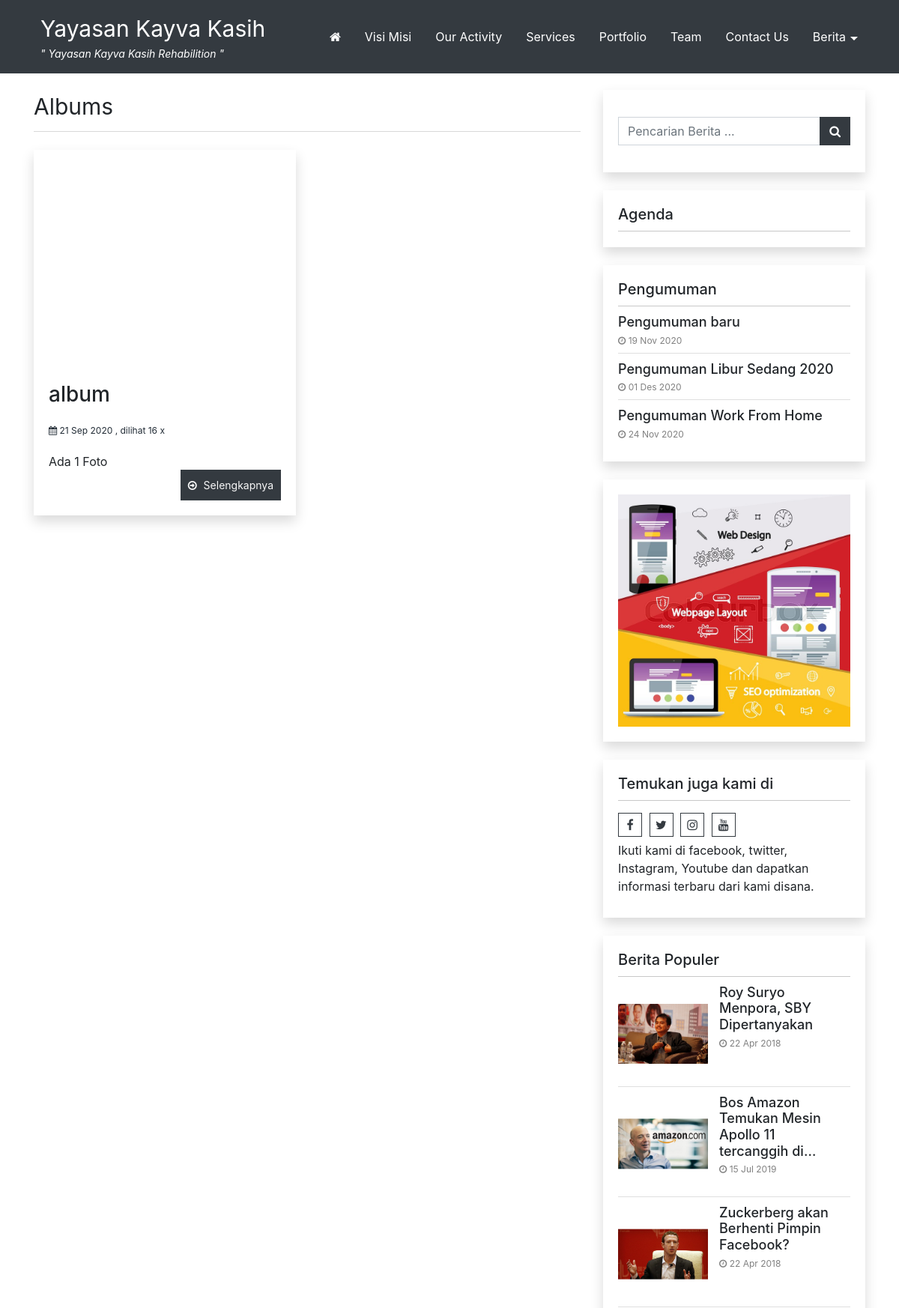
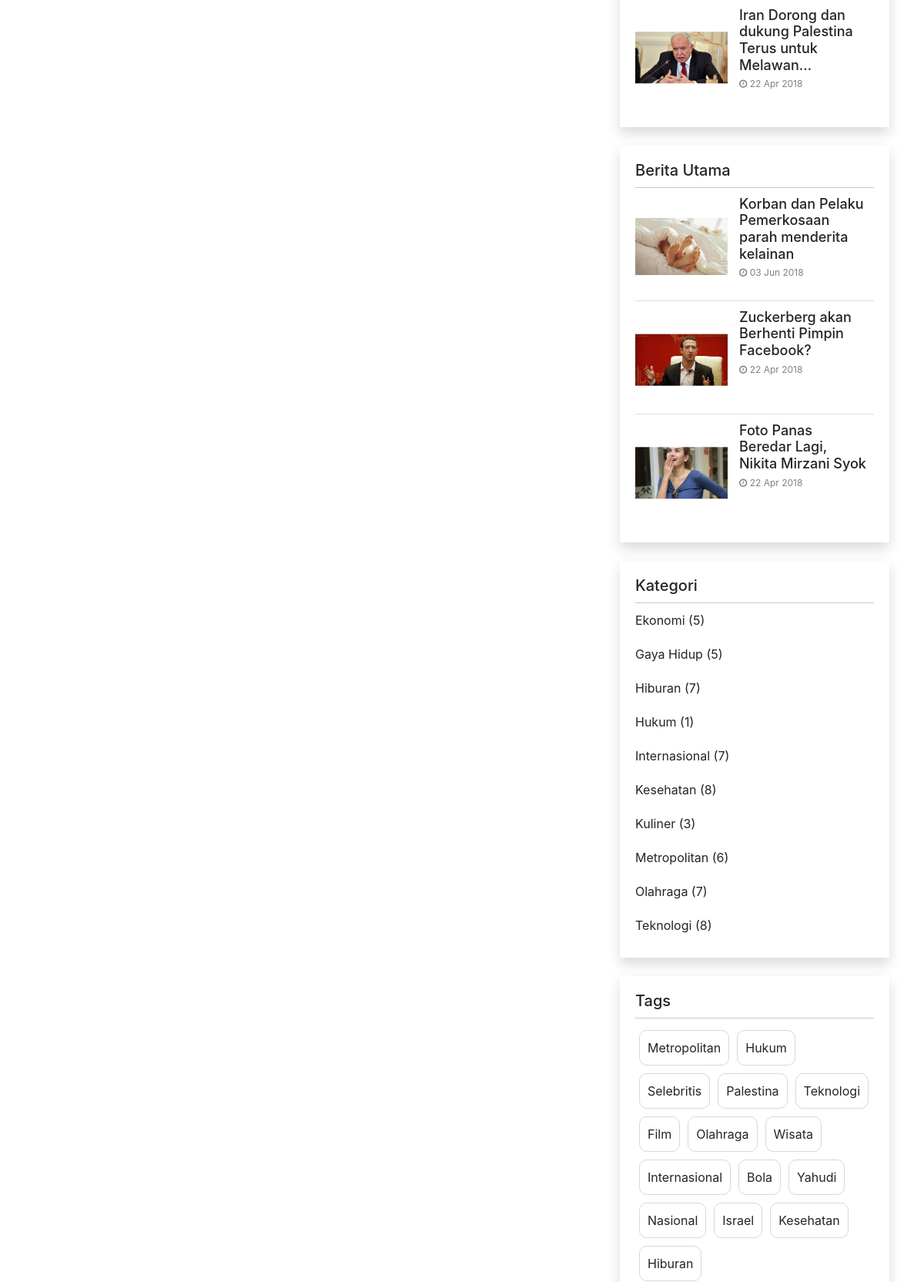
The page /index.php/albums (upper part) on the database its author committed (2 pictures, top to bottom).
### tables this page shows
CREATE TABLE `identitas` (
  `id_identitas` int(5) NOT NULL,
  `nama_website` varchar(100) NOT NULL,
  `email` varchar(100) NOT NULL,
  `url` varchar(100) NOT NULL,
  `facebook` text NOT NULL,
  `rekening` varchar(100) NOT NULL,
  `no_telp` varchar(20) NOT NULL,
  `meta_deskripsi` varchar(250) NOT NULL,
  `meta_keyword` varchar(250) NOT NULL,
  `favicon` varchar(50) NOT NULL,
  `maps` text NOT NULL
);

CREATE TABLE `tbl_nicepage` (
  `id` int(5) NOT NULL,
  `key` varchar(255) DEFAULT NULL,
  `value` text DEFAULT NULL
);

CREATE TABLE `album` (
  `id_album` int(5) NOT NULL,
  `jdl_album` varchar(100) NOT NULL,
  `album_seo` varchar(100) NOT NULL,
  `keterangan` text NOT NULL,
  `gbr_album` varchar(100) NOT NULL,
  `aktif` enum('Y','N') NOT NULL DEFAULT 'Y',
  `hits_album` int(5) NOT NULL DEFAULT 1,
  `tgl_posting` date NOT NULL,
  `jam` time NOT NULL,
  `hari` varchar(20) NOT NULL,
  `username` varchar(50) NOT NULL
);

CREATE TABLE `tbl_nicepage_pengumuman` (
  `username` varchar(50) DEFAULT NULL,
  `id_pengumuman` int(5) NOT NULL,
  `judul_seo` varchar(255) DEFAULT NULL,
  `judul` varchar(255) DEFAULT NULL,
  `gambar` varchar(255) DEFAULT NULL,
  `deskripsi` text DEFAULT NULL,
  `dibaca` int(10) DEFAULT NULL,
  `tanggal` date DEFAULT NULL
);

CREATE TABLE `pasangiklan` (
  `id_pasangiklan` int(5) NOT NULL,
  `judul` varchar(100) NOT NULL,
  `username` varchar(50) NOT NULL,
  `url` varchar(100) NOT NULL,
  `source` text NOT NULL,
  `gambar` varchar(100) NOT NULL,
  `tgl_posting` date NOT NULL
);

CREATE TABLE `berita` (
  `id_berita` int(5) NOT NULL,
  `id_kategori` int(5) NOT NULL,
  `username` varchar(30) NOT NULL,
  `judul` varchar(100) NOT NULL,
  `sub_judul` varchar(255) NOT NULL,
  `youtube` varchar(100) NOT NULL,
  `judul_seo` text NOT NULL,
  `headline` enum('Y','N') NOT NULL DEFAULT 'Y',
  `aktif` enum('Y','N') NOT NULL DEFAULT 'N',
  `utama` enum('Y','N') NOT NULL DEFAULT 'Y',
  `isi_berita` longtext NOT NULL,
  `keterangan_gambar` text NOT NULL,
  `hari` varchar(20) NOT NULL,
  `tanggal` date NOT NULL,
  `jam` time NOT NULL,
  `gambar` varchar(100) NOT NULL,
  `dibaca` int(5) NOT NULL DEFAULT 1,
  `tag` varchar(100) NOT NULL,
  `status` enum('Y','N') NOT NULL DEFAULT 'Y'
);

CREATE TABLE `tag` (
  `id_tag` int(5) NOT NULL,
  `nama_tag` varchar(100) NOT NULL,
  `username` varchar(50) NOT NULL,
  `tag_seo` varchar(100) NOT NULL,
  `count` int(5) NOT NULL
);

### application/views/nicepage/widgets/widget_berita_tag.php (the view)
<div class="widget widget-tagcloud card mb-4">
		<?php
			if( isset($widget_setting['judul']) ) {
				if( !empty(trim($widget_setting['judul']))) {
					?>
					<h5 class="card-header">
						<?php echo $widget_setting['judul'];?>
					</h5>
					<?php
				}
			}
		?>
  <div class="tagcloud">
  	<?php
		$tag = $this->model_utama->view_ordering_limit('tag','id_tag','RANDOM',0,50);
  		foreach ($tag->result_array() as $row) {
			?>
			<a href="<?php echo base_url()."tag/detail/".$row['tag_seo'];?>">
				<?php echo $row['nama_tag'];?>
			</a>
			<?php
		}
	?></div>
</div>

### application/views/nicepage/album.php (shortened to what the rows shown need)
<?php
$base_path = FCPATH;
?>
<div class="row">
	<?php
		foreach ($album->result_array() as $h) {
			$total_foto = $this->model_utama->view_where('gallery',array('id_album' => $h['id_album']))->num_rows();
			$img_src = base_url()."asset/img_album/no-image.jpg";
			if ($h['gbr_album'] !== '' &&  file_exists( $base_path ."asset/img_playlist/".$h['gbr_playlist'] ) ){
				  $img_src = base_url()."asset/img_album/".$h['gbr_album'];
			}
		  ?>
		  <div class="col-md-6 mb-4">
			  <div class="grid card shadow h-100">
					<div class="image-container"
							style="
								background:url('<?php echo $img_src;?>');
								background-position:center;
								background-size:cover;
								background-repeat:no-repeat
							">
					</div>
				  <div class="card-body">
					  <h3 class="card-title">
						  <a href="<?php echo base_url()."albums/detail/".$h['album_seo'];?>">
							  <?php echo $h['jdl_album'];?>
						  </a>
					  </h3>
						<div class="post-meta">
							<i class="fa fa-calendar" aria-hidden="true"></i> <?php echo tgl_indo($h['tgl_posting']);?> ,
							dilihat <?php echo $h['hits_album'];?> x
						</div>
					  <div class="card-text">
					  	Ada <?php echo $total_foto;?> Foto
					  </div>
					  <a href="<?php echo base_url()."albums/detail/".$h['album_seo'];?>" class="read-more">
						  Selengkapnya
					  </a>
				  </div>
			  </div>
			</div>
		<?php
		}
	?>
</div>

### application/views/nicepage/partials/header.php (shortened to what the rows shown need)
<?php
$get_lokasi_menu    = $this->model_utama->view_where('tbl_nicepage',array('key' => 'lokasi_menu'))->row_array();
if(isset($get_lokasi_menu['value'])){
	if(!empty($get_lokasi_menu['value'])){
		$lokasi_menu = json_decode($get_lokasi_menu['value'],true);
	}
}
$menu_utama_id = '';
if(isset($lokasi_menu['menu_utama'])) {
	$menu_utama_id = $lokasi_menu['menu_utama'];
}
function build_nav_menu($menu_parent_id = 0 ,$state_menu_id, $class_menu ='menu-navbar',$home_icon = true , $deep = true){
	$list_menu = '';
	$ci = & get_instance();
	$get_menus = $ci->db->query("
		SELECT
			id_menu,
			nama_menu,
			link
		FROM
			menu
		WHERE
			aktif='Ya'
			AND
			id_parent='". $menu_parent_id."'
		ORDER BY urutan
	")->result_array();
	if(!empty($get_menus)) {
		if($menu_parent_id == $state_menu_id) {
			$list_menu .= '<ul class="'.$class_menu.'">';
			if($home_icon == true) {
				$list_menu .= '<li class="menu-item">';
				$list_menu .= '<a href="'. base_url() .'">';
				$list_menu .= '<i class="fa fa-home" aria-hidden="true"></i>';
				$list_menu .= '</a>';
				$list_menu .= '</li>';
			}
		} else {
			$list_menu .= '<ul class="sub-menu">';
		}
		foreach($get_menus as $menu_item) {
			$ahref_ttr ='';
			$base_url = base_url($menu_item['link']);
			$a_link_menu = '<a '. $ahref_ttr .' href="'. $base_url .'">';
			$a_link_menu .= $menu_item['nama_menu'];
			$a_link_menu .= '</a>';
			$get_child = array();
			if($deep == true) {
				$get_child = build_nav_menu($menu_item['id_menu'],$state_menu_id);
			}
			if(!empty($get_child) && $deep == true) {
				$list_menu .= '<li class="menu-item menu-item-has-children" id="menu-item-'.$menu_item['id_menu'].'">';
				$list_menu .= $a_link_menu;
				$list_menu .= $get_child;
				$list_menu .= '</li>';
			} else {
				$list_menu .= '<li class="menu-item" id="menu-item-'.$menu_item['id_menu'].'">';
				$list_menu .= $a_link_menu;
				$list_menu .= '</li>';
			}
		}
		$list_menu .= '</ul>';
	}
	return $list_menu;
}
?>
<nav class="main-menu-container navbar navbar-dark fixed-top  py-2 py-lg-3">
	<div class="container ml-5 pl-4 ml-lg-auto pl-lg-auto">
		<?php
			$base_path = FCPATH;
			$id_website = $this->model_utama->view('identitas')->row_array();
			$logo_website = $this->model_utama->view('logo')->row_array();
		?>
		<a class="navbar-brand float-left" href="<?php echo base_url();?>">
			<?php
				if ( $logo_website['gambar'] !== '' &&  file_exists( $base_path ."asset/logo/".$logo_website['gambar'] ) ){
					$img_src = base_url() ."asset/logo/".$logo_website['gambar'] ;
					?>
						<div class="logo-header">
							<img  src="<?php echo $img_src ;?>" alt="<?php echo $id_website['nama_website']; ?>">
						</div>
					<?php
				} else {
					?>
					<?php echo $id_website['nama_website']; ?>
					<?php
				}
			?>
			<?php
			if( isset($tagline['header']) && isset($tagline['text'])) {
				if(!empty($tagline['text'] && $tagline['header'] ==  '1') ){
					?>
					<div class="tagline-header d-lg-block d-none">" <?php echo $tagline['text'];?> "</div>
					<?php
				}
			}?>
		</a>
		<div class="main-menu d-lg-block d-none" id="main-menu">
			<?php
			echo build_nav_menu($menu_utama_id,$menu_utama_id);
			?>
		</div>
	</div>
</nav>

### application/views/nicepage/partials/sidebar.php
<div class="sidebar">
<?php
$get_setting_sidebar    = $this->model_utama->view_where('tbl_nicepage',array('key' => 'setting_sidebar'))->row_array();
$sidebar = array();
if(isset($get_setting_sidebar['value'])) {
	if(!empty($get_setting_sidebar['value'])){
		$setting_sidebar = json_decode($get_setting_sidebar['value'],true);
		if(!empty($setting_sidebar)) {
			$number = 0;
			foreach($setting_sidebar as $i => $widget_id){
				$id = key($widget_id);
				$sidebar[$number]['widget_id'] = $id;
				$sidebar[$number]['widget_setting'] = $widget_id[$id];
				$number++;
			}
		}
	}
}
foreach($sidebar as $i => $item) {
	$file_sidebar = VIEWPATH . template().'/widgets/' . $item['widget_id'] . '.php';
	if( file_exists($file_sidebar)) {
		$widget_setting = $item['widget_setting'];
		include $file_sidebar;
	}
}
?>
</div>

### application/views/nicepage/widgets/widget_pengumuman.php (shortened to what the rows shown need)
<div class="widget card mb-4 widget-pengumuman ">
		<?php
			$jumlah_pengumuman = 0;
			if( isset($widget_setting['judul']) ) {
				if( !empty(trim($widget_setting['judul']))) {
					?>
					<h5 class="card-header">
						<?php echo $widget_setting['judul'];?>
					</h5>
					<?php
				}
			}
			if( isset($widget_setting['jumlah']) ) {
				$jumlah_pengumuman = (int) $widget_setting['jumlah'];
			}
			$tampilkan_gambar =  1;
			if( isset($widget_setting['tampilkan_gambar']) ) {
				$tampilkan_gambar = (int) $widget_setting['tampilkan_gambar'];
			}
		?>
	<div class="card-body">
		<ul>
			<?php
				$pengumuman = $this->db->query("
					SELECT
						*
					FROM
						tbl_nicepage_pengumuman
					ORDER BY
						id_pengumuman DESC
					LIMIT 0,".$jumlah_pengumuman
				)->result_array();
				foreach ($pengumuman as $item) {
					?>
					<li class="list-post">
						<div class="post-content"
							<?php if($tampilkan_gambar == 0) { ?>
								style="min-height: auto;padding: 0;"
							<?php } ?>
							>
							<a href="<?php echo base_url('pengumuman/detail/'.$item['judul_seo']);?>" >
								<h5 class="post-header">
									<?php echo $item['judul'];?>
								</h5>
							</a>
								<div class="post-meta">
									<i class="fa fa-clock-o"></i> <?php echo tgl_indo($item['tanggal']);?>
								</div>
						</div>
					</li>
					<?php
				}
			?>
		</ul>
    </div>
</div>

### application/views/nicepage/widgets/widget_iklan_sidebar.php (shortened to what the rows shown need)
<div class="widget card mb-4 widget-iklan-sidebar">
			<?php
	$iklan_sidebar = 0;
	if( isset($widget_setting['iklan_sidebar']) ) {
		$iklan_sidebar = (int) $widget_setting['iklan_sidebar'];
	}
?>
<?php
  	$pasang_iklan_sidebar = $this->db->query("SELECT * FROM pasangiklan WHERE id_pasangiklan ='". $iklan_sidebar."'");
	foreach ($pasang_iklan_sidebar->result_array() as $iklan){
		if ($iklan['gambar'] != ''){
			?>
			<a href="<?php echo $iklan['url'];?>"
				target='_blank'>
				<img style='width:100%'
					src="<?php echo base_url()."asset/foto_pasangiklan/".$iklan['gambar'];?>"
					alt="<?php echo $iklan['judul'];?>" />
			</a>
			<?php
		}
	 }
?>
</div>

### application/views/nicepage/widgets/widget_social.php
<div class="widget card mb-4 widget-social">
	<?php
		if( isset($widget_setting['judul']) ) {
			if( !empty(trim($widget_setting['judul']))) {
				?>
				<h5 class="card-header">
					<?php echo $widget_setting['judul'];?>
				</h5>
				<?php
			}
		}
	?>
	<div class="social-bar">
		<?php
			$sosmed = $this->model_utama->view('identitas')->row_array();
			$pecahd = explode(",", $sosmed['facebook']);
		?>
		<a target="_BLANK" href="<?php echo $pecahd[0]; ?>" class="social-icon"><i class="fa fa-facebook" aria-hidden="true"></i></a>
		<a target="_BLANK" href="<?php echo $pecahd[1]; ?>" class="social-icon"><i class="fa fa-twitter" aria-hidden="true"></i></a>
		<a target="_BLANK" href="<?php echo $pecahd[2]; ?>" class="social-icon"><i class="fa fa-instagram" aria-hidden="true"></i></a>
		<a target="_BLANK" href="<?php echo $pecahd[3]; ?>" class="social-icon"><i class="fa fa-youtube" aria-hidden="true"></i></a>
		<?php
			if( isset($widget_setting['teks']) ) {
				if( !empty(trim($widget_setting['teks']))) {
					?>
					<div class="social-text"><?php echo $widget_setting['teks'];?></div>
					<?php
				}
			}
		?>
	</div>
</div>

### application/views/nicepage/widgets/widget_berita_populer.php (shortened to what the rows shown need)
<div class="widget card mb-4 posts-widget">
	<?php
		$jumlah_berita = 0;
		if( isset($widget_setting['judul']) ) {
			if( !empty(trim($widget_setting['judul']))) {
				?>
				<h5 class="card-header">
					<?php echo $widget_setting['judul'];?>
				</h5>
				<?php
			}
		}
		if( isset($widget_setting['jumlah']) ) {
			$jumlah_berita = (int) $widget_setting['jumlah'];
		}
	?>
	<div class="card-body">
		<ul>
			<?php
				$populer = $this->model_utama->view_join_two(
					'berita',
					'users',
					'kategori',
					'username',
					'id_kategori',
					array('berita.status' => 'Y'),
					'dibaca','DESC',0, $jumlah_berita
				);
				foreach ($populer->result_array() as $berita) {
				$img_src= base_url().'asset/foto_berita/small_no-image.jpg';
				if ($berita['gambar'] !==''){
					$img_src =base_url().'asset/foto_berita/'.$berita['gambar'];
				}
				$img_size = getimagesize($img_src);
				$class_image= ($img_size[0] > $img_size[1]) ? 'landscape':'portrait';
				?>
					<li class="list-post">
						<a href="<?php echo base_url().$berita['judul_seo'];?>">
							<div class="post-img-container">
								<div class="thumbnail">
									<div class="center">
										<img class="<?php echo $class_image;?>" src="<?php echo $img_src;?>" title="image" />
									</div>
								</div>
							</div>
						</a>
						<div class="post-content">
							<a href="<?php echo base_url().$berita['judul_seo'];?>" >
								<h5 class="post-header">
									<?php echo word_limiter( strip_tags($berita['judul']),8);?>
								</h5>
							</a>
							<div class="post-meta">
								<i class="fa fa-clock-o"></i> <?php echo tgl_indo($berita['tanggal']);?>
							</div>
						</div>
					</li>
					<?php
				}
			?>
		</ul>
	</div>
</div>

### application/views/nicepage/widgets/widget_berita_pilihan.php (shortened to what the rows shown need)
<div class="widget card mb-4 posts-widget">
		<?php
			$jumlah_berita = 0;
			if( isset($widget_setting['judul']) ) {
				if( !empty(trim($widget_setting['judul']))) {
					?>
					<h5 class="card-header">
						<?php echo $widget_setting['judul'];?>
					</h5>
					<?php
				}
			}
			$filter_berita = array();
			if( isset($widget_setting['group']) ) {
				$group_berita =  $widget_setting['group'];
				if(!empty(trim($group_berita))) {
					switch ($group_berita) {
						case 'utama':
							$filter_berita = array('berita.utama' => 'Y');
							break;
					}
				}
			}
			if( isset($widget_setting['jumlah']) ) {
				$jumlah_berita = (int) $widget_setting['jumlah'];
			}
		?>
	<div class="card-body">
		<ul>
				<?php
					$filter_berita = array_merge($filter_berita,array(
						'berita.status' => 'Y'
					));
					$berita_pilihan = $this->model_utama->view_join_two(
							'berita',
							'users',
							'kategori',
							'username',
							'id_kategori',
							$filter_berita,
							'tanggal','DESC',0,$jumlah_berita);
					foreach ($berita_pilihan->result_array() as $i => $berita) {
					$img_src= base_url().'asset/foto_berita/small_no-image.jpg';
					if ($berita['gambar'] !==''){
						$img_src =base_url().'asset/foto_berita/'.$berita['gambar'];
					}
					$img_size = getimagesize($img_src);
					$class_image= ($img_size[0] > $img_size[1]) ? 'landscape':'portrait';
					?>
					<li class="list-post">
							<a href="<?php echo base_url().$berita['judul_seo'];?>">
								<div class="post-img-container">
									<div class="thumbnail">
										<div class="center">
											<img class="<?php echo $class_image;?>" src="<?php echo $img_src;?>" title="image" />
										</div>
									</div>
								</div>
							</a>
							<div class="post-content">
								<a href="<?php echo base_url().$berita['judul_seo'];?>" >
									<h5 class="post-header">
										<?php echo word_limiter( strip_tags($berita['judul']),8);?>
									</h5>
								</a>
								<div class="post-meta">
									<i class="fa fa-clock-o"></i> <?php echo tgl_indo($berita['tanggal']);?>
								</div>
							</div>
					</li>
					<?php
					}
				?>
		</ul>
	</div>
</div>

### rows shown on the page
identitas: nama_website "Yayasan Kayva Kasih", judul "Temukan juga kami di", teks "Ikuti kami di facebook, twitter, Instagram, Youtube dan dapatkan informasi terbaru dari kami disana."
tbl_nicepage: value "Yayasan Kayva Kasih Rehabilition"
album: jdl_album "album", tgl_posting "21 Sep 2020", hits_album "16", total_foto "1"
tbl_nicepage_pengumuman: judul "Pengumuman baru", tanggal "19 Nov 2020"
tbl_nicepage_pengumuman: judul "Pengumuman Libur Sedang 2020", tanggal "01 Des 2020"
tbl_nicepage_pengumuman: judul "Pengumuman Work From Home", tanggal "24 Nov 2020"
pasangiklan: gambar (picture)
berita: gambar (picture), judul "Roy Suryo Menpora, SBY Dipertanyakan", tanggal "22 Apr 2018"
berita: gambar (picture), judul "Bos Amazon Temukan Mesin Apollo 11 tercanggih di…", tanggal "15 Jul 2019"
berita: gambar (picture), judul "Zuckerberg akan Berhenti Pimpin Facebook?", tanggal "22 Apr 2018"
berita: gambar (picture), judul "Iran Dorong dan dukung Palestina Terus untuk Melawan…", tanggal "22 Apr 2018"
berita: gambar (picture), judul "Korban dan Pelaku Pemerkosaan parah menderita kelainan", tanggal "03 Jun 2018"
berita: gambar (picture), judul "Foto Panas Beredar Lagi, Nikita Mirzani Syok", tanggal "22 Apr 2018"
tag: nama_tag "Metropolitan"
tag: nama_tag "Hukum"
tag: nama_tag "Selebritis"
tag: nama_tag "Palestina"
tag: nama_tag "Teknologi"
tag: nama_tag "Film"
tag: nama_tag "Olahraga"
tag: nama_tag "Wisata"
tag: nama_tag "Internasional"
tag: nama_tag "Bola"
tag: nama_tag "Yahudi"
tag: nama_tag "Nasional"
tag: nama_tag "Israel"
tag: nama_tag "Kesehatan"
tag: nama_tag "Hiburan"

### other values the page prints
$widget_setting['judul'] "Agenda"
$widget_setting['judul'] "Pengumuman"
$widget_setting['judul'] "Berita Populer"
$widget_setting['judul'] "Berita Utama"
$widget_setting['judul'] "Kategori"
$item_kategori['nama_kategori'] "Ekonomi"
$item_kategori['jml_berita'] "5"
$item_kategori['nama_kategori'] "Gaya Hidup"
$item_kategori['nama_kategori'] "Hiburan"
$item_kategori['jml_berita'] "7"
$item_kategori['nama_kategori'] "Hukum"
$item_kategori['jml_berita'] "1"
$item_kategori['nama_kategori'] "Internasional"
$item_kategori['nama_kategori'] "Kesehatan"
$item_kategori['jml_berita'] "8"
